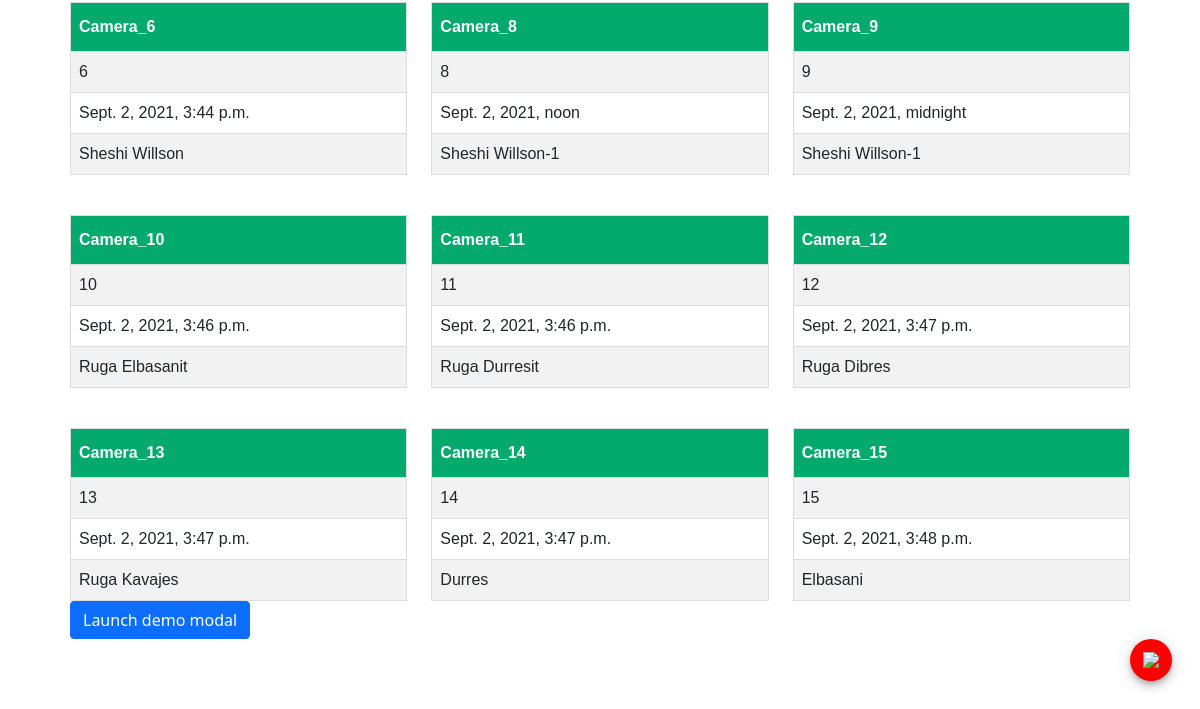
The app's page / (lower part), older data.
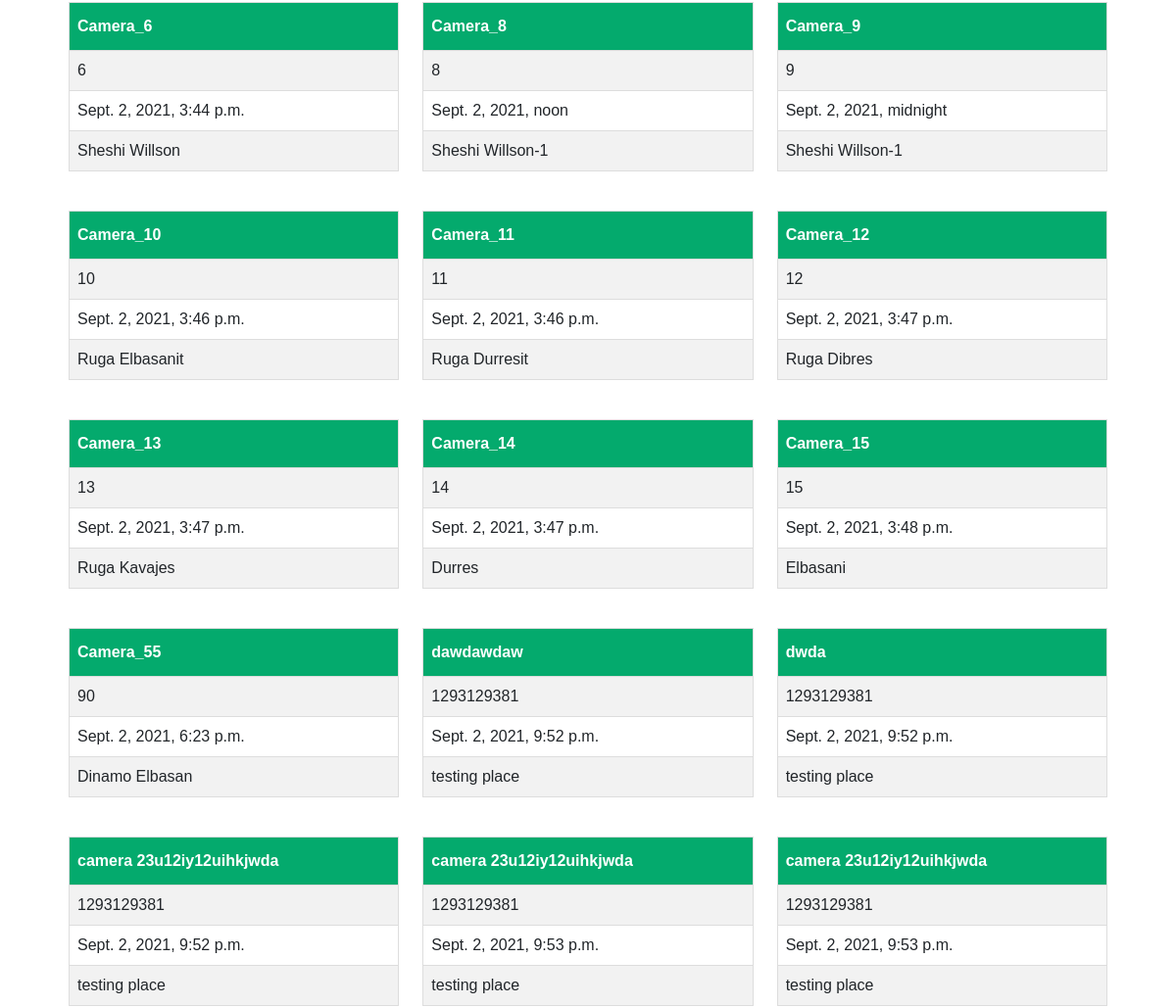
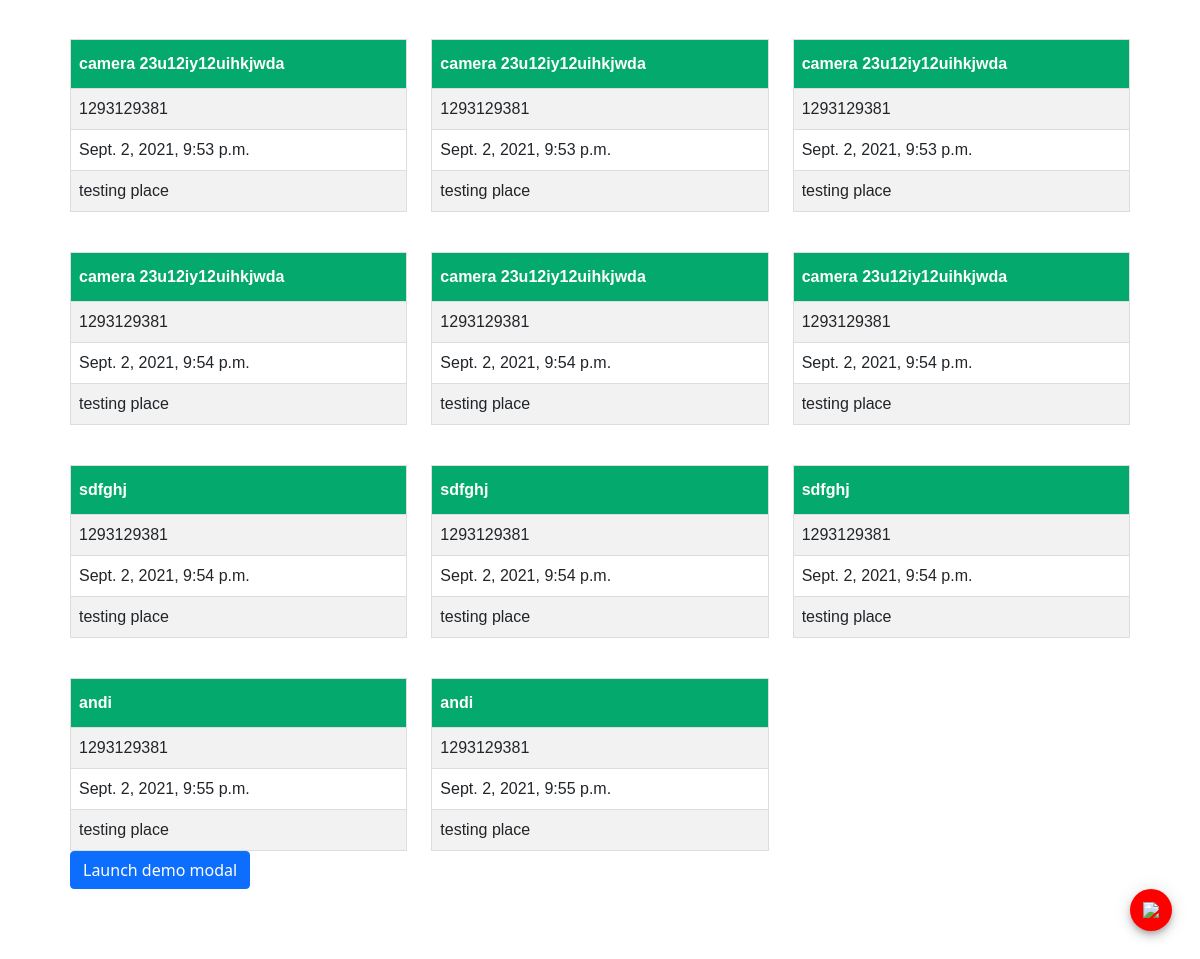
The same page, newer data (2 pictures, top to bottom).
### camera_api_app/models.py (models this page shows, shortened)
class Camera(models.Model):
    series = models.IntegerField()
    name = models.CharField(max_length=30)
    date = models.DateTimeField(default=datetime.now)
    place = models.CharField(max_length=30)

### camera_api_app/views.py (the view, shortened to what this page needs)
# urls.py: path('', views.index, name='index.html'),
def index(request):
    all_Data = Camera.objects.all()
    return render(request, "index.html", {'data' : all_Data})

### templates/index.html (shortened to what this page needs)
<!DOCTYPE html>
{% load static %}
<html lang="en">
<head>
    <link href="https://cdn.jsdelivr.net/npm/bootstrap@5.0.2/dist/css/bootstrap.min.css" rel="stylesheet"
>
    <link href="{% static 'css/style.css' %}" rel="stylesheet">
</head>
<body>
<div class="container">
    <div class="row">
        {% for data_camera in data %}
        <div class="col-sm-4">
            <table id="customers">
                <tr>
                    <th>{{ data_camera.name }}</th>
                </tr>
                <tr>
                    <td>{{ data_camera.series }}</td>
                </tr>
                <tr>
                    <td>{{ data_camera.date }}</td>
                </tr>
                <tr>
                    <td>{{ data_camera.place }}</td>
                </tr>
            </table>
        </div>
        {% endfor %}
    </div>
    <button type="button" class="btn btn-primary" data-bs-toggle="modal" data-bs-target="#exampleModal">
        Launch demo modal
    </button>
    <div class="add-button">
        <img type="button" class="" data-bs-toggle="modal" data-bs-target="#exampleModal" src="{% static 'images/add.png' %}">
    </div>
</div>
</body>
</html>

Row changes from the older to the newer data that the page shows:
added Camera: name "Camera_55", series "90", date "Sept. 2, 2021, 6:23 p.m.", place "Dinamo Elbasan"
added Camera: name "dawdawdaw", series "1293129381", date "Sept. 2, 2021, 9:52 p.m.", place "testing place"
added Camera: name "dwda", series "1293129381", date "Sept. 2, 2021, 9:52 p.m.", place "testing place"
added Camera: name "camera 23u12iy12uihkjwda", series "1293129381", date "Sept. 2, 2021, 9:52 p.m.", place "testing place"
added Camera: name "camera 23u12iy12uihkjwda", series "1293129381", date "Sept. 2, 2021, 9:53 p.m.", place "testing place"
added Camera: name "camera 23u12iy12uihkjwda", series "1293129381", date "Sept. 2, 2021, 9:53 p.m.", place "testing place"
added Camera: name "camera 23u12iy12uihkjwda", series "1293129381", date "Sept. 2, 2021, 9:53 p.m.", place "testing place"
added Camera: name "camera 23u12iy12uihkjwda", series "1293129381", date "Sept. 2, 2021, 9:53 p.m.", place "testing place"
added Camera: name "camera 23u12iy12uihkjwda", series "1293129381", date "Sept. 2, 2021, 9:53 p.m.", place "testing place"
added Camera: name "camera 23u12iy12uihkjwda", series "1293129381", date "Sept. 2, 2021, 9:54 p.m.", place "testing place"
added Camera: name "camera 23u12iy12uihkjwda", series "1293129381", date "Sept. 2, 2021, 9:54 p.m.", place "testing place"
added Camera: name "camera 23u12iy12uihkjwda", series "1293129381", date "Sept. 2, 2021, 9:54 p.m.", place "testing place"
added Camera: name "sdfghj", series "1293129381", date "Sept. 2, 2021, 9:54 p.m.", place "testing place"
added Camera: name "sdfghj", series "1293129381", date "Sept. 2, 2021, 9:54 p.m.", place "testing place"
added Camera: name "sdfghj", series "1293129381", date "Sept. 2, 2021, 9:54 p.m.", place "testing place"
added Camera: name "andi", series "1293129381", date "Sept. 2, 2021, 9:55 p.m.", place "testing place"
added Camera: name "andi", series "1293129381", date "Sept. 2, 2021, 9:55 p.m.", place "testing place"
